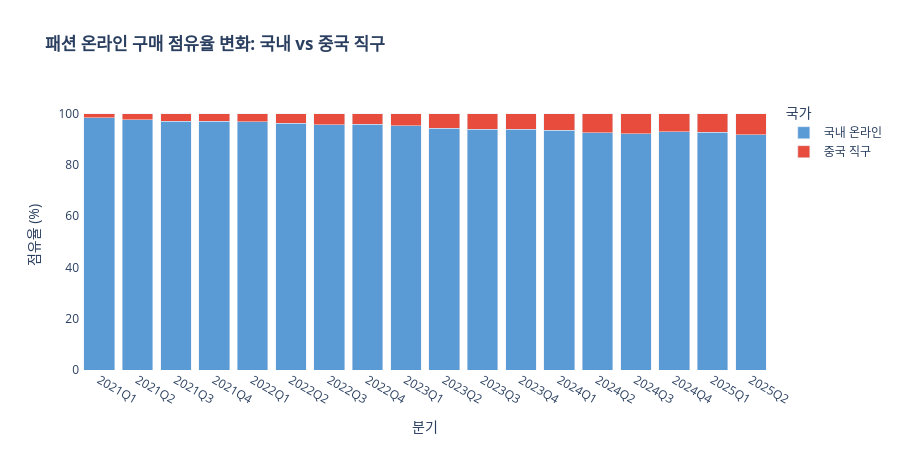

Notebook source saved alongside this figure:
### Code cell
# 패션 온라인 구매 점유율 변화
Fashion_data['패션_총합'] = Fashion_data['한국_패션'] + Fashion_data['중국_패션']
Fashion_data['한국_점유율'] = (Fashion_data['한국_패션'] / Fashion_data['패션_총합'] * 100).round(1)
Fashion_data['중국_점유율'] = (Fashion_data['중국_패션'] / Fashion_data['패션_총합'] * 100).round(1)

plot_ratio = Fashion_data.melt(
    id_vars=['분기'],
    value_vars=['한국_점유율', '중국_점유율'],
    var_name='국가',
    value_name='점유율 (%)'
).dropna()

plot_ratio['국가'] = plot_ratio['국가'].map({'한국_점유율': '국내 온라인', '중국_점유율': '중국 직구'})

fig = px.bar(
    plot_ratio,
    x='분기',
    y='점유율 (%)',
    color='국가',
    color_discrete_map={'국내 온라인': '#5B9BD5', '중국 직구': '#E74C3C'},
    barmode='stack',
    title='<b>패션 온라인 구매 점유율 변화: 국내 vs 중국 직구</b>',
    height=450
)
fig.update_layout(plot_bgcolor='white')
fig.show()

valid = Fashion_data.dropna(subset=['중국_점유율'])
first_china_share = valid['중국_점유율'].iloc[0]
last_china_share  = valid['중국_점유율'].iloc[-1]
print(f'\n중국 직구 패션 점유율')
print(f'  초기 ({valid["분기"].iloc[0]}): {first_china_share:.1f}%')
print(f'  최근 ({valid["분기"].iloc[-1]}): {last_china_share:.1f}%')
print(f'  증가: +{last_china_share - first_china_share:.1f}%p')

### Figure 1 — Plotly figure (JSON) as saved in the notebook; plotly's stock layout.template omitted (floating-point values rounded to 4 significant figures)
{"data": [{"hovertemplate": "국가=국내 온라인<br>분기=%{x}<br>점유율 (%)=%{y}<extra></extra>", "legendgroup": "국내 온라인", "marker": {"color": "#5B9BD5", "pattern": {"shape": ""}}, "name": "국내 온라인", "orientation": "v", "showlegend": true, "textposition": "auto", "type": "bar", "x": ["2021Q1", "2021Q2", "2021Q3", "2021Q4", "2022Q1", "2022Q2", "2022Q3", "2022Q4", "2023Q1", "2023Q2", "2023Q3", "2023Q4", "2024Q1", "2024Q2", "2024Q3", "2024Q4", "2025Q1", "2025Q2"], "xaxis": "x", "y": [98.3, 97.6, 96.9, 96.9, 96.7, 96.2, 95.7, 95.9, 95.2, 94.3, 93.8, 93.9, 93.4, 92.5, 92.2, 92.9, 92.7, 91.8], "yaxis": "y"}, {"hovertemplate": "국가=중국 직구<br>분기=%{x}<br>점유율 (%)=%{y}<extra></extra>", "legendgroup": "중국 직구", "marker": {"color": "#E74C3C", "pattern": {"shape": ""}}, "name": "중국 직구", "orientation": "v", "showlegend": true, "textposition": "auto", "type": "bar", "x": ["2021Q1", "2021Q2", "2021Q3", "2021Q4", "2022Q1", "2022Q2", "2022Q3", "2022Q4", "2023Q1", "2023Q2", "2023Q3", "2023Q4", "2024Q1", "2024Q2", "2024Q3", "2024Q4", "2025Q1", "2025Q2"], "xaxis": "x", "y": [1.7, 2.4, 3.1, 3.1, 3.3, 3.8, 4.3, 4.1, 4.8, 5.7, 6.2, 6.1, 6.6, 7.5, 7.8, 7.1, 7.3, 8.2], "yaxis": "y"}], "layout": {"barmode": "stack", "height": 450, "legend": {"title": {"text": "국가"}, "tracegroupgap": 0}, "plot_bgcolor": "white", "title": {"text": "<b>패션 온라인 구매 점유율 변화: 국내 vs 중국 직구</b>"}, "xaxis": {"anchor": "y", "domain": [0.0, 1.0], "title": {"text": "분기"}}, "yaxis": {"anchor": "x", "domain": [0.0, 1.0], "title": {"text": "점유율 (%)"}}}}
